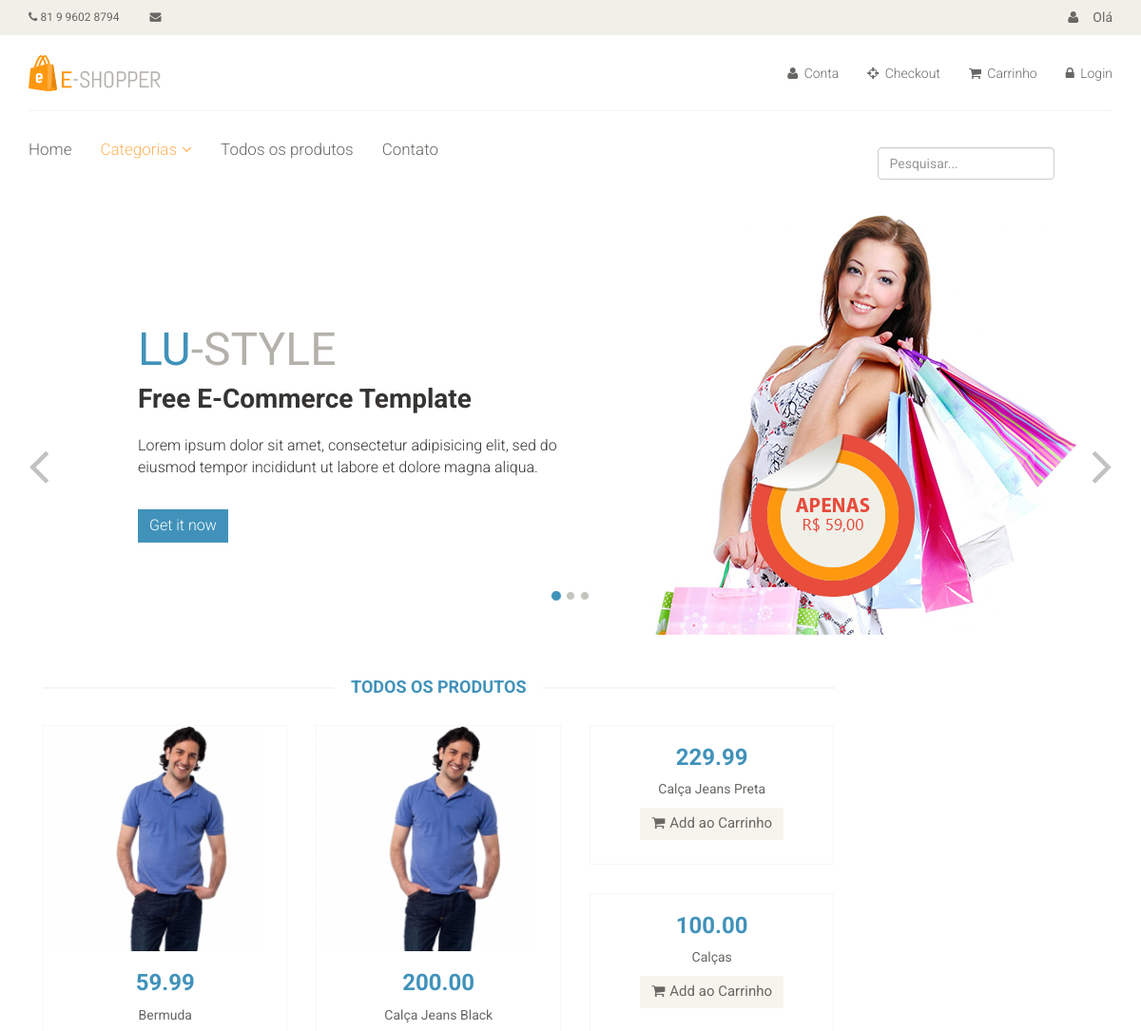
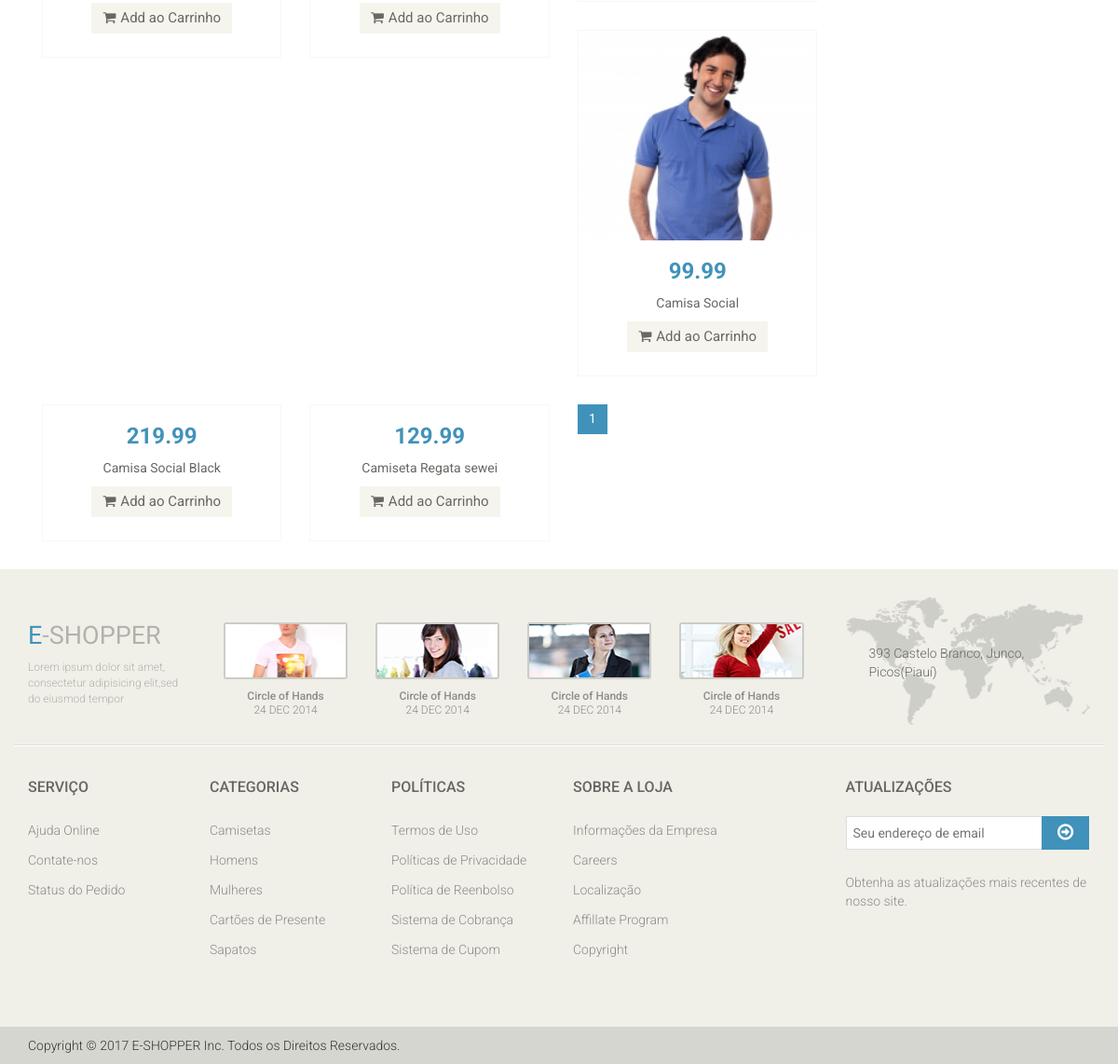
/catalogo/, run on an earlier commit of the app's database (2 pictures, top to bottom).
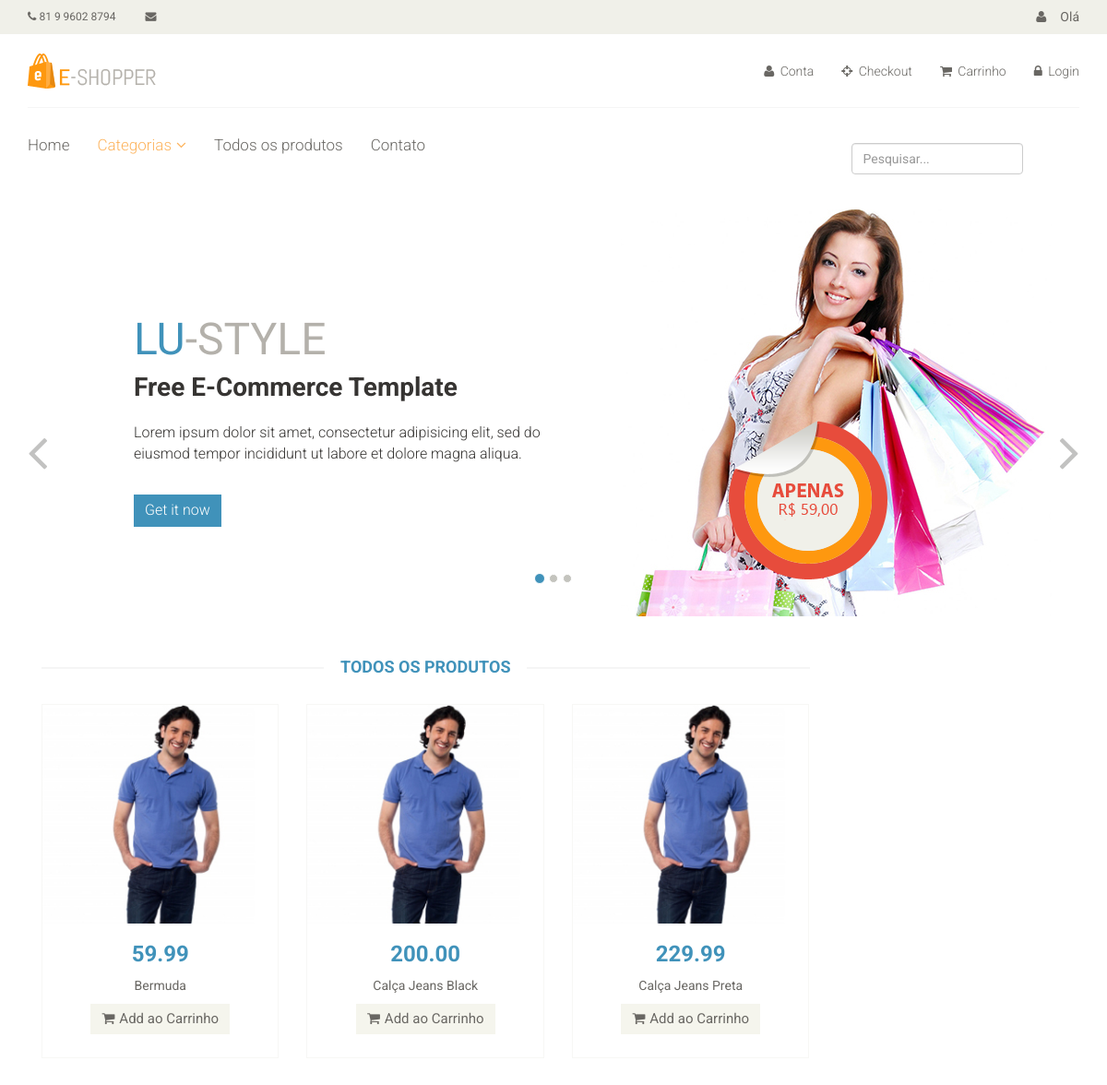
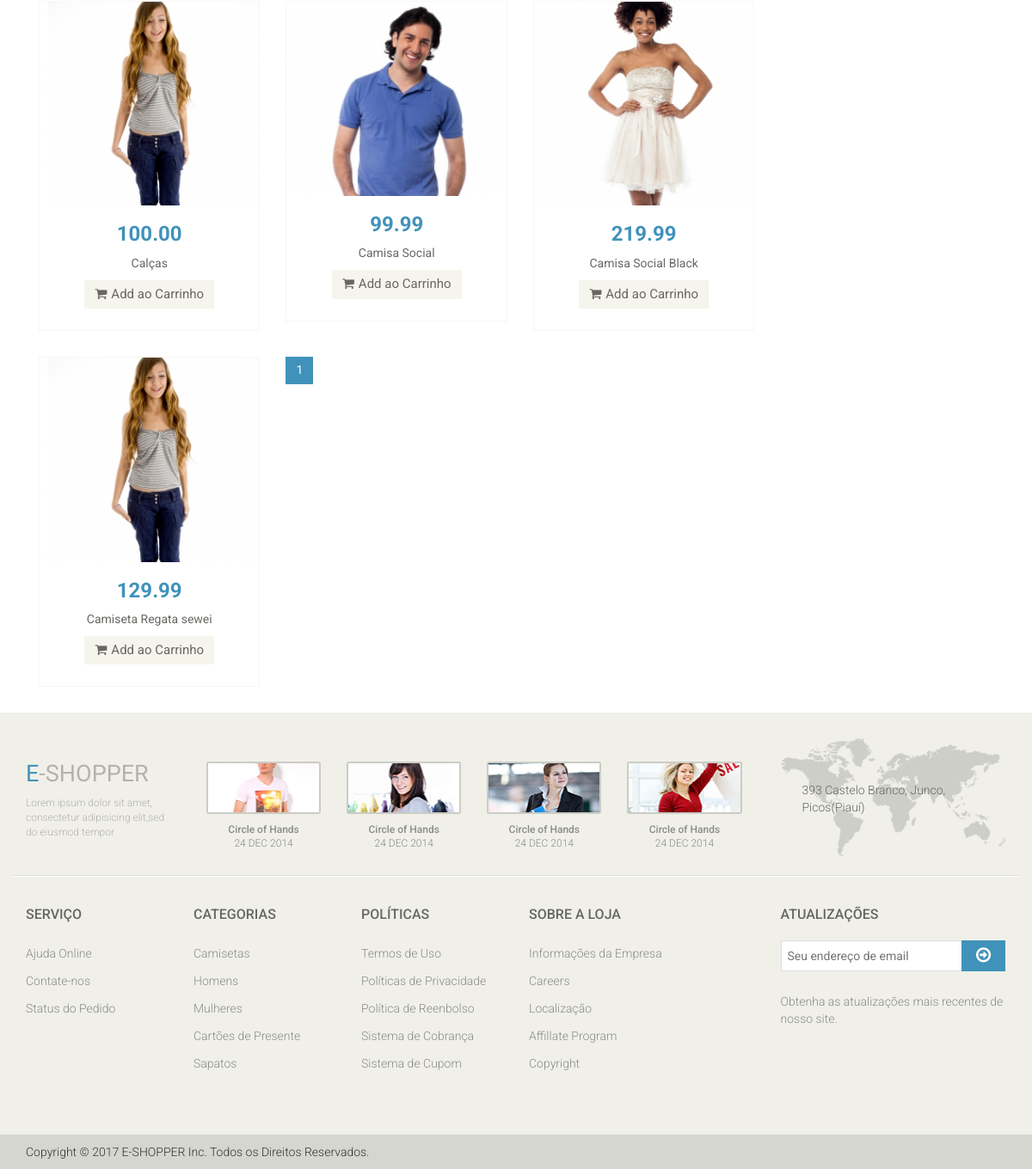
And on a later commit of the database (2 pictures, top to bottom).
### catalog/models.py (models this page shows)
class Product(models.Model):
	name = models.CharField('Nome', max_length=100)
	slug = models.SlugField('Indetificador', max_length=100)
	category = models.ForeignKey('catalog.Category', verbose_name='Categoria')
	description = models.TextField('Descrição', blank=True)
	price = models.DecimalField('Preço', decimal_places=2, max_digits=10)
	image = models.ImageField('Imagem', upload_to='products', blank=True, null=True)
	created = models.DateTimeField('Criado em', auto_now_add=True)
	modified = models.DateTimeField('Modificado em', auto_now_add=True)
	class Meta:
		verbose_name = 'Produto'
		verbose_name_plural = 'Produtos'
		ordering = ['name']
	def __str__(self):
		return self.name
	def get_absolute_url(self):
		return reverse('catalog:product_detail', kwargs={'slug': self.slug})

### catalog/views.py (the view)
class ProductListView(generic.ListView):
	template_name = 'catalog/products.html'
	context_object_name = 'products'
	paginate_by = 9
	def get_queryset(self):
		queryset = Product.objects.all()
		q = self.request.GET.get('q', '')
		if q:
			queryset = queryset.filter(models.Q(name__icontains=q) | models.Q(category__name__icontains=q))
		return queryset

### catalog/context_processors.py (called while the page is built)
def categories(request):
	return {
		'categories': Category.objects.all()
	}

### catalog/models.py (called while the page is built)
	def __str__(self):
		return self.name

	def get_absolute_url(self):
		return reverse('catalog:category', kwargs={'slug': self.slug})

### core/templatetags/pagination.py (called while the page is built)
@register.inclusion_tag('pagination.html')
def pagination(request, paginator, page_obj):
	context = {}
	context['paginator'] = paginator
	context['request'] = request
	context['page_obj'] = page_obj
	getvars = request.GET.copy()
	if 'page' in getvars:
		del getvars['page']
	if len(getvars) > 0:
		context['getvars'] = '&{0}'.format(getvars.urlencode())
	else:
		context['getvars'] = ''
	return context

### catalog/templates/catalog/products.html (shortened to what this page needs)
{% extends "base.html" %}
{% load pagination %}
{% block container %}
	<div class="col-sm-9 padding-right">
					<div class="features_items">
						<h2 class="title text-center">Todos os Produtos</h2>
						{% for product in products %}
							{% include "catalog/_product.html" %}
						{% endfor %}
						{% pagination request paginator page_obj %}
					</div>
				</div>
{% endblock %}

### catalog/templates/catalog/_product.html (shortened to what this page needs)
<div class="col-sm-4">
	<div class="product-image-wrapper">
		<div class="single-products">
			<div class="productinfo text-center">
				{% if product.image %}
					<img src="{{ product.image.url }}" alt="" />
				{% endif %}
				<h2>{{ product.price }}</h2>
				<p>{{ product }}</p>
				<a href="#" class="btn btn-default add-to-cart"><i class="fa fa-shopping-cart"></i>Add ao Carrinho</a>
				</div>
					<a href="{{ product.get_absolute_url }}">
					<div class="product-overlay">
						<div class="overlay-content">
						</div>
					</div>
			</a>
		</div>
	</div>
</div>

What changed in the data, as far as the page shows it:
changed Product "Calça Jeans Preta": image: picture added
changed Product "Calças": image: picture added
changed Product "Camisa Social Black": image: picture added
changed Product "Camiseta Regata sewei": image: picture added
